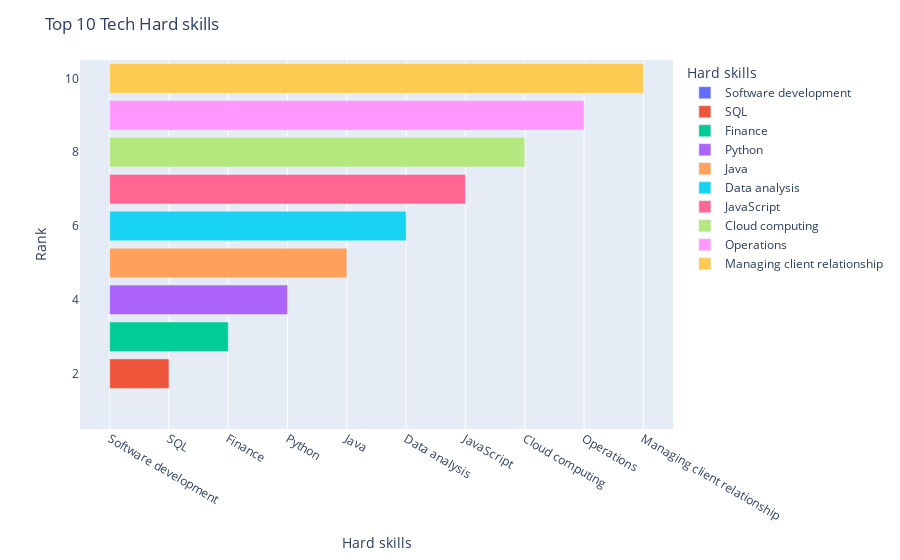

Write notebook code for a chart like this one.
### Markdown cell above
https://lifewithdata.com/2022/02/22/how-to-create-horizontal-bar-chart-in-plotly-python/

I used for horizontal bar chart  the px.bar() with orientation=’h’ parameter in Plotly Express to visualize data about Hard and soft skills. I believe it's an effective tool for helping viewers engage with and understand the data presented in a clear and visually appealing way. I could present this data in a vertical bar as well but I didn't want my data vizualizations to be repetitive. 
I specified the orientation of the chart as horizontal by setting the orientation parameter to 'h'. The x-axis of the chart represented the different Hard and Soft skills, while the y-axis represented their respective ranks. I was able to define the chart title as 'Top 10 Tech Hard/Soft skills' using the update_layout function.

To make the chart visually appealing, I added a color parameter to the chart, which allowed me to color-code the bars based on the hard/soft skills they represented. This made it easy for viewers to quickly distinguish between the different skills being presented. However, I think that the these colors might distract viwers from the data as it's not a minimalistic color scheme. As I mentioed above, I didn't want repetitions so that's why I'm leaving the color they way it is.

### Code cell
fig = px.bar(hskills, x="Hard skills ", y="Rank", orientation='h',color="Hard skills ")  
fig.update_layout(title='Top 10 Tech Hard skills')
fig.show()
fig.write_html('first_figure.html', auto_open=True)

### Figure 1 — Plotly figure (JSON) as saved in the notebook; plotly's stock layout.template omitted (floating-point values rounded to 4 significant figures)
{"data": [{"alignmentgroup": "True", "hovertemplate": "Hard skills =%{x}<br>Rank=%{y}<extra></extra>", "legendgroup": "Software development", "marker": {"color": "#636efa", "pattern": {"shape": ""}}, "name": "Software development", "offsetgroup": "Software development", "orientation": "h", "showlegend": true, "textposition": "auto", "type": "bar", "x": ["Software development"], "xaxis": "x", "y": [1], "yaxis": "y"}, {"alignmentgroup": "True", "hovertemplate": "Hard skills =%{x}<br>Rank=%{y}<extra></extra>", "legendgroup": "SQL", "marker": {"color": "#EF553B", "pattern": {"shape": ""}}, "name": "SQL", "offsetgroup": "SQL", "orientation": "h", "showlegend": true, "textposition": "auto", "type": "bar", "x": ["SQL"], "xaxis": "x", "y": [2], "yaxis": "y"}, {"alignmentgroup": "True", "hovertemplate": "Hard skills =%{x}<br>Rank=%{y}<extra></extra>", "legendgroup": "Finance", "marker": {"color": "#00cc96", "pattern": {"shape": ""}}, "name": "Finance", "offsetgroup": "Finance", "orientation": "h", "showlegend": true, "textposition": "auto", "type": "bar", "x": ["Finance"], "xaxis": "x", "y": [3], "yaxis": "y"}, {"alignmentgroup": "True", "hovertemplate": "Hard skills =%{x}<br>Rank=%{y}<extra></extra>", "legendgroup": "Python", "marker": {"color": "#ab63fa", "pattern": {"shape": ""}}, "name": "Python", "offsetgroup": "Python", "orientation": "h", "showlegend": true, "textposition": "auto", "type": "bar", "x": ["Python"], "xaxis": "x", "y": [4], "yaxis": "y"}, {"alignmentgroup": "True", "hovertemplate": "Hard skills =%{x}<br>Rank=%{y}<extra></extra>", "legendgroup": "Java", "marker": {"color": "#FFA15A", "pattern": {"shape": ""}}, "name": "Java", "offsetgroup": "Java", "orientation": "h", "showlegend": true, "textposition": "auto", "type": "bar", "x": ["Java"], "xaxis": "x", "y": [5], "yaxis": "y"}, {"alignmentgroup": "True", "hovertemplate": "Hard skills =%{x}<br>Rank=%{y}<extra></extra>", "legendgroup": "Data analysis", "marker": {"color": "#19d3f3", "pattern": {"shape": ""}}, "name": "Data analysis", "offsetgroup": "Data analysis", "orientation": "h", "showlegend": true, "textposition": "auto", "type": "bar", "x": ["Data analysis"], "xaxis": "x", "y": [6], "yaxis": "y"}, {"alignmentgroup": "True", "hovertemplate": "Hard skills =%{x}<br>Rank=%{y}<extra></extra>", "legendgroup": "JavaScript", "marker": {"color": "#FF6692", "pattern": {"shape": ""}}, "name": "JavaScript", "offsetgroup": "JavaScript", "orientation": "h", "showlegend": true, "textposition": "auto", "type": "bar", "x": ["JavaScript"], "xaxis": "x", "y": [7], "yaxis": "y"}, {"alignmentgroup": "True", "hovertemplate": "Hard skills =%{x}<br>Rank=%{y}<extra></extra>", "legendgroup": "Cloud computing", "marker": {"color": "#B6E880", "pattern": {"shape": ""}}, "name": "Cloud computing", "offsetgroup": "Cloud computing", "orientation": "h", "showlegend": true, "textposition": "auto", "type": "bar", "x": ["Cloud computing"], "xaxis": "x", "y": [8], "yaxis": "y"}, {"alignmentgroup": "True", "hovertemplate": "Hard skills =%{x}<br>Rank=%{y}<extra></extra>", "legendgroup": "Operations", "marker": {"color": "#FF97FF", "pattern": {"shape": ""}}, "name": "Operations", "offsetgroup": "Operations", "orientation": "h", "showlegend": true, "textposition": "auto", "type": "bar", "x": ["Operations"], "xaxis": "x", "y": [9], "yaxis": "y"}, {"alignmentgroup": "True", "hovertemplate": "Hard skills =%{x}<br>Rank=%{y}<extra></extra>", "legendgroup": "Managing client relationship", "marker": {"color": "#FECB52", "pattern": {"shape": ""}}, "name": "Managing client relationship", "offsetgroup": "Managing client relationship", "orientation": "h", "showlegend": true, "textposition": "auto", "type": "bar", "x": ["Managing client relationship"], "xaxis": "x", "y": [10], "yaxis": "y"}], "layout": {"barmode": "relative", "legend": {"title": {"text": "Hard skills "}, "tracegroupgap": 0}, "margin": {"t": 60}, "title": {"text": "Top 10 Tech Hard skills"}, "xaxis": {"anchor": "y", "categoryarray": ["Software development", "SQL", "Finance", "Python", "Java", "Data analysis", "JavaScript", "Cloud computing", "Operations", "Managing client relationship"], "categoryorder": "array", "domain": [0, 1], "title": {"text": "Hard skills "}}, "yaxis": {"anchor": "x", "domain": [0, 1], "title": {"text": "Rank"}}}}
